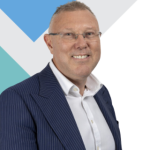
#> input picture assets/client-craig-mowll.png, 150 x 150 px; its folder holds only this picture in this run
$ python face-boxes.py
#> lines starting #> are read from the running program, lines starting #| are printed output that depends on the picture
"""Where the face actually is in every shipped photograph.

The first version of this used the YCbCr skin-tone test from faces.py and returned a
bounding box. On these files it returned y0=0, y1=1 for almost every portrait at
11-34% coverage -- the whole frame -- because the test also fires on warm walls,
timber and beige office background. A box that spans the image cannot answer "is the
head inside the crop", and the check built on it reported 79 clipped faces that were
not clipped.

So this uses a real detector: OpenCV's Haar cascades, frontal and profile, taking the
largest detection. The profile cascade matters because a few of these portraits are
not square to camera, and a frontal-only detector reports nothing for them -- which
would read as "no face to clip" and hide the images most worth checking.

It also records the margin above the face, because the failure that matters visually
is not the detected rectangle being clipped, it is the hair on top of the head being
cut off. The Haar box starts around the brow, so a few percent of headroom above it
is the difference between a portrait and a decapitation.

Writes strata-scan/_face-boxes.json
"""
import json
import os

import cv2

ROOT = r'C:\Users\ianto\Downloads\ai-tests'
ASSETS = os.path.join(ROOT, 'strata-modern', 'assets')
CASCADES = os.path.join(ROOT, 'strata-scan', 'cascades')
OUT = os.path.join(ROOT, 'strata-scan', '_face-boxes.json')

RASTERS = ('.webp', '.jpg', '.jpeg', '.png')

FRONTAL = cv2.CascadeClassifier(os.path.join(CASCADES, 'haarcascade_frontalface_default.xml'))
PROFILE = cv2.CascadeClassifier(os.path.join(CASCADES, 'haarcascade_profileface.xml'))
if FRONTAL.empty():
    raise SystemExit('frontal cascade missing; run: node strata-scan/get-cascades.mjs')


def detect(path):
#> called with path = 'assets/client-craig-mowll.png'
    im = cv2.imread(path)
#> im is the input picture: shape (150, 150, 3); mean B, G, R 173.5, 165.5, 162.9
    if im is None:
        return {'error': 'could not be decoded by OpenCV'}
    h, w = im.shape[:2]
#> h = 150; w = 150
    grey = cv2.cvtColor(im, cv2.COLOR_BGR2GRAY)
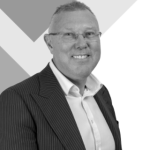
#> grey: shape (150, 150); min 1, max 255, mean 165.6
    grey = cv2.equalizeHist(grey)
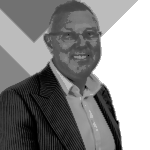
#> grey: shape (150, 150); min 0, max 255, mean 138.4

    # Run several parameter sets and pool the results. One setting misses real faces
    # (the first version used scaleFactor 1.08 / minNeighbors 5 and found nothing in
    # 11 of the 19 officers); loosening alone invents them. Pooling and then choosing
    # on plausibility is what makes the answer stable.
    cands = []
    for sf in (1.03, 1.05, 1.08):
        for nb in (3, 5, 7):
            ms = max(20, int(min(w, h) * 0.06))
            for cas, kind in ((FRONTAL, 'frontal'), (PROFILE, 'profile')):
                if cas.empty():
                    continue
                for (x, y, fw, fh) in cas.detectMultiScale(grey, sf, nb, minSize=(ms, ms)):
                    cands.append({'x': x, 'y': y, 'w': fw, 'h': fh, 'kind': kind})

    if not cands:
        return {'w': w, 'h': h, 'faces': [], 'reason': 'no face detected'}

    # Plausibility. In these frames a face is a substantial part of the picture: the
    # sources are 908x1671 cropped around a head, so a detection covering 3% of the
    # height is a tie, a badge or a light fitting, not a face. The first pooled run
    # put "the face" of one officer in the top 12% of the frame on that basis.
    def plausible(c):
        fh_frac, fw_frac = c['h'] / h, c['w'] / w
#> fh_frac = 0.353; fw_frac = 0.353
        ar = c['w'] / c['h']
        if not (0.12 <= fh_frac <= 0.75):
            return False
        if not (0.6 <= ar <= 1.8):
            return False
        return True

    ok = [c for c in cands if plausible(c)]
    if not ok:
        return {
            'w': w, 'h': h, 'faces': [], 'candidates': len(cands),
            'reason': f'{len(cands)} detections, none face-shaped',
        }

    # Highest plausible face wins, matching optimise.py's _pick_face. Largest-alone
    # chose torsos over faces on two sources, which is how a crop ends up framed on a
    # body; "upper half, largest" still admitted a torso centred at 0.502. These are
    # single-subject portraits, so the head is the topmost face-like blob. Detections
    # under 15% of the height are excluded so a small false positive cannot win.
    solid = [c for c in ok if c['h'] / h >= 0.15] or ok
    c = min(solid, key=lambda c: (c['y'], -(c['w'] * c['h'])))

    return {
        'w': w, 'h': h,
        'faces': len(ok), 'candidates': len(cands),
        'kind': c['kind'],
        'face': {
            'x0': round(c['x'] / w, 4), 'x1': round((c['x'] + c['w']) / w, 4),
            'y0': round(c['y'] / h, 4), 'y1': round((c['y'] + c['h']) / h, 4),
        },
        # room above the brow, as a fraction of image height: the Haar box starts near
        # the brow, so this is what stands between the picture and a decapitation
        'headroom': round(c['y'] / h, 4),
    }


out = {}
count = 0
for dirpath, _, names in os.walk(ASSETS):
    for name in sorted(names):
        if not name.lower().endswith(RASTERS):
            continue
        full = os.path.join(dirpath, name)
        rel = os.path.relpath(full, ASSETS).replace('\\', '/')
        out[rel] = detect(full)
        count += 1

json.dump(out, open(OUT, 'w', encoding='utf-8'), indent=1)

people = {k: v for k, v in out.items() if v.get('face')}
print(f'  {count} rasters scanned, face detected in {len(people)}')
#|   1 rasters scanned, face detected in 1
for fam in ('people/', 'portrait/', 'exec/', 'post/', ''):
    grp = {k: v for k, v in out.items() if k.startswith(fam) and not (fam == '' and '/' in k)}
    got = [v for v in grp.values() if v.get('face')]
    print(f'    {fam or "(top level)":<12} {len(got):>3} of {len(grp):>3} have a face')

noface = sorted(k for k, v in out.items() if not v.get('face'))
#> noface = []
print(f'\n  no face in {len(noface)}:')
#|   no face in 0:
for k in noface:
    print(f'    {k:<44} {out[k].get("reason", out[k].get("error", ""))}')

hk = [(k, v) for k, v in people.items() if k.startswith(('people/', 'portrait/', 'exec/'))]
#> hk = []
hk.sort(key=lambda kv: kv[1]['headroom'])
print('\n  tightest headroom above the brow (fraction of image height):')
for k, v in hk[:8]:
    print(f'    {k:<44} headroom {v["headroom"]:.3f}  face y {v["face"]["y0"]:.3f}..{v["face"]["y1"]:.3f}')

print(f'\n  wrote {os.path.relpath(OUT, ROOT)}')

$ run again, on assets/client-michael-haines.jpg
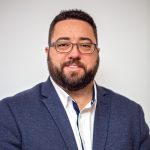
#> input picture assets/client-michael-haines.jpg, 150 x 150 px
#> in detect, im is the input picture: shape (150, 150, 3); mean B, G, R 156.4, 149.9, 158.5
#> in detect, `grey = cv2.cvtColor(im, cv2.COLOR_BGR2GRAY)`:
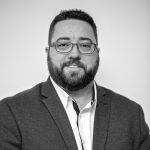
#> grey: shape (150, 150); min 6, max 255, mean 153.2
#> in detect, `grey = cv2.equalizeHist(grey)`:
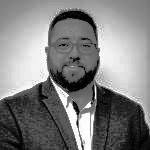
#> grey: shape (150, 150); min 0, max 255, mean 128.9
#|   1 rasters scanned, face detected in 1
#|   no face in 0:
